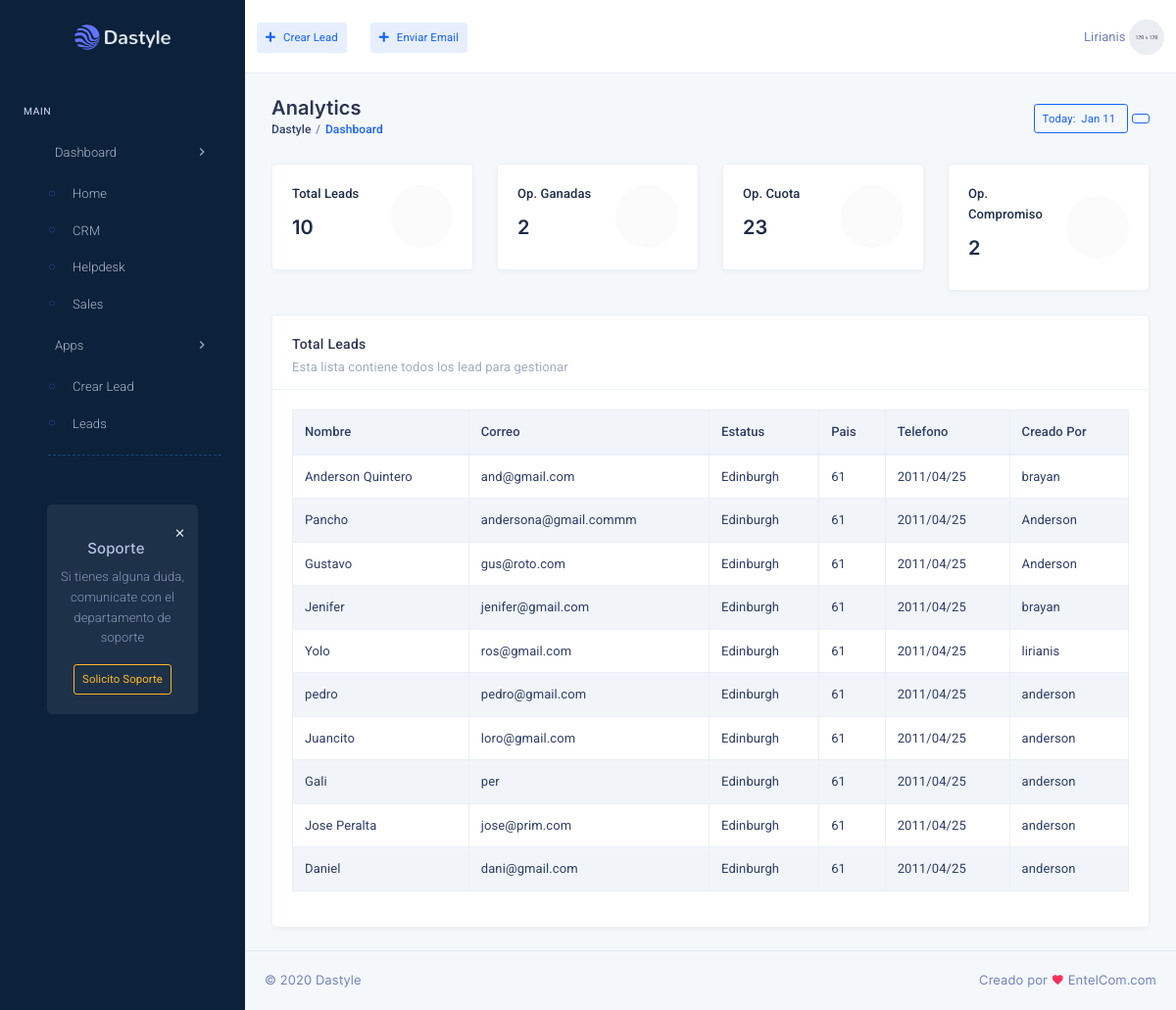
The page /index.php (signed in) on the database its author committed.
### tables this page shows
CREATE TABLE `lead` (
  `id_cliente` int(11) NOT NULL,
  `nombre` varchar(100) NOT NULL,
  `correo` varchar(100) NOT NULL,
  `telefono` varchar(30) NOT NULL,
  `pais` varchar(50) NOT NULL,
  `creador` varchar(50) NOT NULL,
  `oportunidad` varchar(20) NOT NULL,
  `web` varchar(20) NOT NULL,
  `conpania` varchar(15) NOT NULL,
  `filtro` varchar(20) NOT NULL
);

### function.php (the view, shortened to what this page needs)
<?php
function total_lead($conn){
        $sql ="SELECT count(*) total FROM lead";
        $resultado = $conn->query($sql);
        $per = $resultado -> fetch_assoc();
        echo $per['total'];
    }
    function oportunidades_wom($conn){
        $sql ="SELECT count(*) total FROM oportunidad where tipo='Ganado'";
        $resultado = $conn->query($sql);
        $per = $resultado -> fetch_assoc();
        echo $per['total'];
    }
    function oportunidades_cuota($conn){
        $sql ="SELECT count(*) total FROM oportunidad where tipo='Cuota'";
        $resultado = $conn->query($sql);
        $per = $resultado -> fetch_assoc();
        echo $per['total'];
    }
    function oportunidades_compromiso($conn){
        $sql ="SELECT count(*) total FROM oportunidad where tipo='Compromiso'";
        $resultado = $conn->query($sql);
        $per = $resultado -> fetch_assoc();
        echo $per['total'];
    }
    function extraccion_lead($conn){
    $extraccion_datos = "SELECT * from lead";
    $resultado_extraccion = $conn -> query($extraccion_datos);
    while($result_lead = $resultado_extraccion->fetch_assoc()){
    	echo "<tr>
                     <td><a href='gestion-lead.php?id=$result_lead[id_cliente]'>".$result_lead['nombre']."</a></td>
                     <td><a href='gestion-lead.php?id=$result_lead[id_cliente]'>".$result_lead['correo']."</a></td>
                     <td>Edinburgh</td>
                     <td>61</td>
    				 <td>2011/04/25</td>
    				 <td><a href='gestion-lead.php?id=$result_lead[id_cliente]'>".$result_lead['creador']."</a></td>
             </tr> </a>";
    	}
    }
?>

### rows shown on the page
lead: nombre "Anderson Quintero", correo "and@gmail.com", creador "brayan"
lead: nombre "Pancho", correo "andersona@gmail.commm", creador "Anderson"
lead: nombre "Gustavo", correo "gus@roto.com", creador "Anderson"
lead: nombre "Jenifer", correo "jenifer@gmail.com", creador "brayan"
lead: nombre "Yolo", correo "ros@gmail.com", creador "lirianis"
lead: nombre "pedro", correo "pedro@gmail.com", creador "anderson"
lead: nombre "Juancito", correo "loro@gmail.com", creador "anderson"
lead: nombre "Gali", correo "per", creador "anderson"
lead: nombre "Jose Peralta", correo "jose@prim.com", creador "anderson"
lead: nombre "Daniel", correo "dani@gmail.com", creador "anderson"

### other values the page prints
$nombre "Lirianis"
$per['total'] "10"
$per['total'] "2"
$per['total'] "23"
